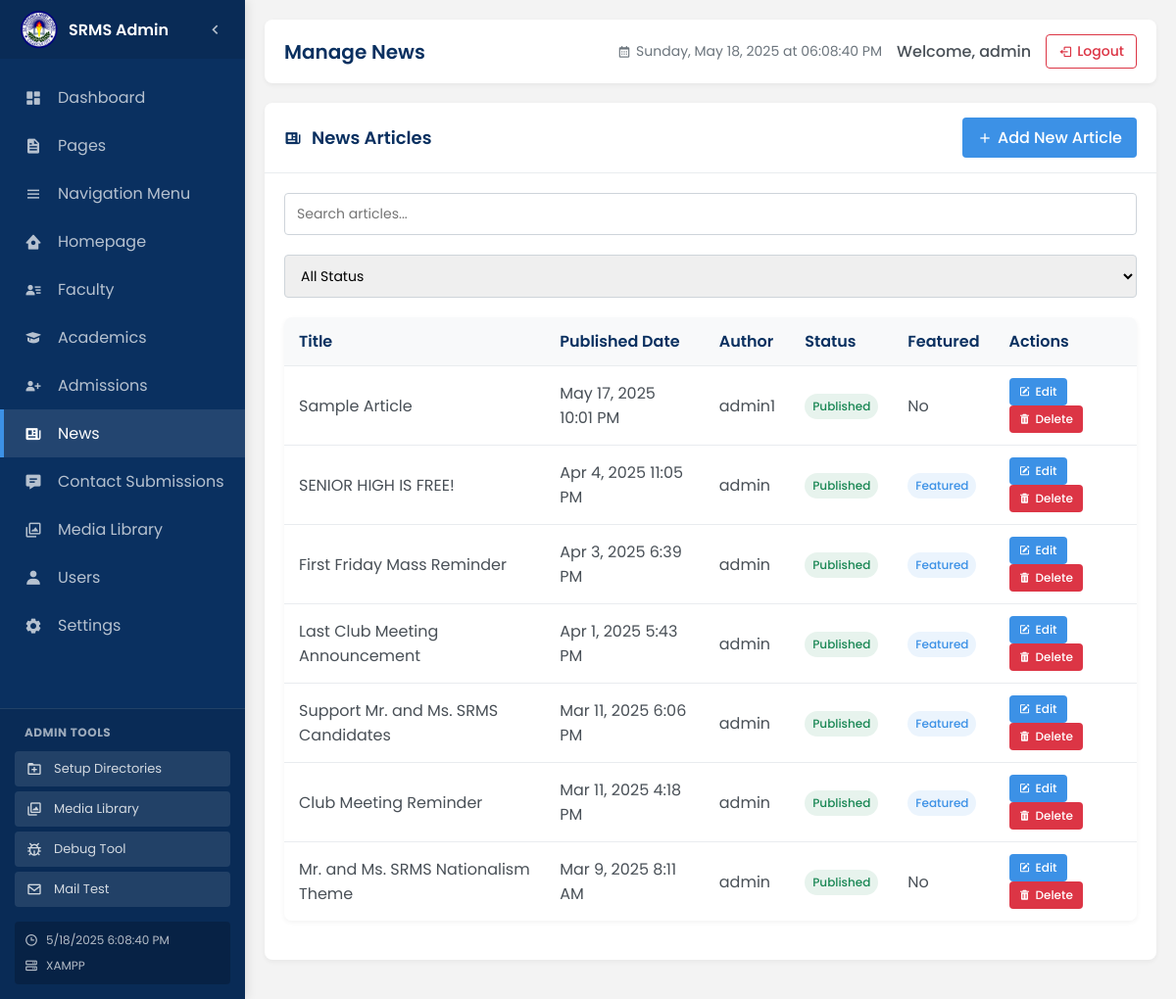
Screenshot of /admin/news-manage.php (signed in) with the database file from the repository.
### tables this page shows
CREATE TABLE `news` (
  `id` int(11) NOT NULL,
  `title` varchar(255) NOT NULL,
  `slug` varchar(255) NOT NULL,
  `content` longtext NOT NULL,
  `summary` text DEFAULT NULL,
  `image` varchar(255) DEFAULT NULL,
  `published_date` datetime NOT NULL,
  `author_id` int(11) DEFAULT NULL,
  `status` enum('published','draft') DEFAULT 'draft',
  `featured` tinyint(1) DEFAULT 0,
  `created_at` timestamp NOT NULL DEFAULT current_timestamp(),
  `updated_at` timestamp NOT NULL DEFAULT current_timestamp() ON UPDATE current_timestamp()
);

CREATE TABLE `users` (
  `id` int(11) NOT NULL,
  `username` varchar(50) NOT NULL,
  `password` varchar(255) NOT NULL,
  `email` varchar(100) NOT NULL,
  `role` enum('admin','editor','content_manager') NOT NULL DEFAULT 'editor',
  `active` tinyint(1) DEFAULT 1,
  `last_login` datetime DEFAULT NULL,
  `created_at` timestamp NOT NULL DEFAULT current_timestamp(),
  `updated_at` timestamp NOT NULL DEFAULT current_timestamp() ON UPDATE current_timestamp()
);

### includes/db.php (called while the page is built, shortened)
<?php
class Database {
    private $connection;
    private function connect() {
        $host = DB_SERVER;
        $user = DB_USERNAME;
        $pass = DB_PASSWORD;
        $db = DB_NAME;
        $port = defined('DB_PORT') ? DB_PORT : '3306';
        $this->connection = new mysqli($host, $user, $pass, $db, $port);
        $this->connection->set_charset('utf8mb4');
    }
    public function query($sql) {
        $result = $this->connection->query($sql);
        return $result;
    }
    public function fetch_all($sql) {
        $result = $this->query($sql);
        $rows = [];
        if ($result) {
            while ($row = $result->fetch_assoc()) {
                $rows[] = $row;
            }
        }
        return $rows;
    }
}

### admin/news-manage.php (the view, shortened to what this page needs)
<?php
include_once '../includes/db.php';
$db = new Database();
$news_articles = $db->fetch_all("SELECT n.*, u.username as author FROM news n LEFT JOIN users u ON n.author_id = u.id ORDER BY n.published_date DESC");
?>
<div class="panel">
    <div class="panel-header">
        <h3 class="panel-title"><i class='bx bxs-news'></i> News Articles</h3>
        <div class="panel-actions">
            <a href="news-edit.php" class="btn btn-primary">
                <i class='bx bx-plus'></i> Add New Article
            </a>
        </div>
    </div>
    <div class="panel-body">
        <div class="filters mb-3">
            <div class="row">
                <div class="col">
                    <div class="form-group">
                        <input type="text" id="searchInput" class="form-control" placeholder="Search articles...">
                    </div>
                </div>
                <div class="col">
                    <div class="form-group">
                        <select id="statusFilter" class="form-control">
                            <option value="all">All Status</option>
                        </select>
                    </div>
                </div>
            </div>
        </div>
        <div class="table-container">
            <table class="table" id="newsTable">
                <thead>
                    <tr>
                        <th>Title</th>
                        <th>Published Date</th>
                        <th>Author</th>
                        <th>Status</th>
                        <th>Featured</th>
                        <th>Actions</th>
                    </tr>
                </thead>
                <tbody>
                    <?php if(empty($news_articles)): ?>
                    <tr>
                        <td colspan="6" class="text-center">
                            <div class="empty-state">
                                <i class='bx bx-news'></i>
                                <p>No news articles found.</p>
                            </div>
                        </td>
                    </tr>
                    <?php else: ?>
                        <?php foreach($news_articles as $article): ?>
                        <tr>
                            <td class="title-cell" title="<?php echo htmlspecialchars($article['title']); ?>">
                                <?php echo htmlspecialchars($article['title']); ?>
                            </td>
                            <td><?php echo date('M j, Y g:i A', strtotime($article['published_date'])); ?></td>
                            <td><?php echo htmlspecialchars($article['author']); ?></td>
                            <td>
                                <span class="badge badge-<?php echo $article['status'] === 'published' ? 'success' : 'warning'; ?>">
                                    <?php echo ucfirst($article['status']); ?>
                                </span>
                            </td>
                            <td>
                                <?php if($article['featured']): ?>
                                <span class="badge badge-primary">Featured</span>
                                <?php else: ?>
                                <span>No</span>
                                <?php endif; ?>
                            </td>
                            <td>
                                <div class="action-buttons">
                                    <a href="news-edit.php?id=<?php echo $article['id']; ?>" class="btn btn-primary btn-sm">
                                        <i class='bx bxs-edit'></i> Edit
                                    </a>
                                    <a href="news-manage.php?action=delete&id=<?php echo $article['id']; ?>" class="btn btn-danger btn-sm" onclick="return confirm('Are you sure you want to delete this article?')">
                                        <i class='bx bxs-trash'></i> Delete
                                    </a>
                                </div>
                            </td>
                        </tr>
                        <?php endforeach; ?>
                    <?php endif; ?>
                </tbody>
            </table>
        </div>
    </div>
</div>
<?php
include 'layout.php';
?>

### assets/css/styles.css (style rules this page uses)
:root { --poppins: 'Poppins', sans-serif; --lato: 'Lato', sans-serif; --light: #F9F9F9; --blue: #3C91E6; --light-blue: #CFE8FF; --grey: #EEE; --dark-grey: #AAAAAA; --dark: #342E37; --red: #DB504A; --yellow: #FFCE26; --light-yellow: #FFF2C6; --orange: #FD7238; --light-orange: #FFE0D3; --dark-blue: #156ec7; --green: #0aaa2dd7; --primary: #003366; --secondary: #156ec7; }
* { margin: 0; padding: 0; box-sizing: border-box; font-family: var(--poppins); }
body { background-color: #f3f3f3; color: #222222; }
a { text-decoration: none; }
.form-group { margin-bottom: 15px; }
.form-group input, .form-group textarea { width: 100%; padding: 10px; border: 1px solid #ddd; border-radius: 4px; font-family: var(--poppins); }

### assets/css/admin-dashboard.css (style rules this page uses)
:root { --sidebar-width: 250px; --sidebar-collapsed-width: 70px; --primary-color: #0a3060; --primary-light: #3C91E6; --secondary-color: #f8f9fa; --success-color: #198754; --danger-color: #dc3545; --warning-color: #ffc107; --text-color: #495057; --border-color: #e9ecef; --sidebar-transition: all 0.3s ease; --box-shadow: 0 2px 5px rgba(0,0,0,0.05); --header-height: 60px; }
body { font-family: 'Poppins', sans-serif; margin: 0; padding: 0; background-color: #f3f3f3; overflow-x: hidden; color: var(--text-color); }
.panel { background-color: #fff; border-radius: 8px; box-shadow: var(--box-shadow); margin-bottom: 20px; overflow: hidden; }
.panel-header { padding: 15px 20px; border-bottom: 1px solid var(--border-color); display: flex; justify-content: space-between; align-items: center; }
.panel-title { margin: 0; color: var(--primary-color); font-size: 18px; font-weight: 600; display: flex; align-items: center; }
.panel-title i { margin-right: 10px; }
.panel-actions { display: flex; gap: 10px; }
.panel-body { padding: 20px; }
.btn { display: inline-flex; align-items: center; justify-content: center; padding: 8px 15px; border-radius: 4px; font-weight: 500; cursor: pointer; transition: all 0.2s; border: none; text-decoration: none; }
.btn i { margin-right: 5px; }
.btn-primary { background-color: var(--primary-light); color: white; }
.btn-danger { background-color: var(--danger-color); color: white; }
.btn-sm { padding: 5px 10px; font-size: 12px; }
.form-group { margin-bottom: 20px; }
.form-group input[type="text"], .form-group input[type="email"], .form-group input[type="password"], .form-group input[type="number"], .form-group input[type="date"], .form-group input[type="time"], .form-group input[type="datetime-local"], .form-group select, .form-group textarea { width: 100%; padding: 10px 12px; font-size: 14px; border: 1px solid #ced4da; border-radius: 4px; transition: border-color 0.15s ease-in-out, box-shadow 0.15s ease-in-out; }
.table-container { border-radius: 8px; overflow: hidden; box-shadow: var(--box-shadow); margin-bottom: 20px; }
.table { width: 100%; border-collapse: collapse; background-color: white; }
.table th, .table td { padding: 12px 15px; text-align: left; border-bottom: 1px solid var(--border-color); }
.table th { font-weight: 600; color: var(--primary-color); background-color: #f8f9fa; }
.table tr:last-child td { border-bottom: none; }
.badge { display: inline-block; padding: 4px 8px; border-radius: 50px; font-size: 12px; font-weight: 500; }
.badge-primary { background-color: rgba(60, 145, 230, 0.1); color: var(--primary-light); }
.badge-success { background-color: rgba(25, 135, 84, 0.1); color: var(--success-color); }

### rows the page displays
news: title "Sample Article", published_date "May 17, 2025 10:01 PM", author.username "admin1", status "Published", featured "No"
news: title "SENIOR HIGH IS FREE!", published_date "Apr 4, 2025 11:05 PM", author.username "admin", status "Published", featured "Featured"
news: title "First Friday Mass Reminder", published_date "Apr 3, 2025 6:39 PM", author.username "admin", status "Published", featured "Featured"
news: title "Last Club Meeting Announcement", published_date "Apr 1, 2025 5:43 PM", author.username "admin", status "Published", featured "Featured"
news: title "Support Mr. and Ms. SRMS Candidates", published_date "Mar 11, 2025 6:06 PM", author.username "admin", status "Published", featured "Featured"
news: title "Club Meeting Reminder", published_date "Mar 11, 2025 4:18 PM", author.username "admin", status "Published", featured "Featured"
news: title "Mr. and Ms. SRMS Nationalism Theme", published_date "Mar 9, 2025 8:11 AM", author.username "admin", status "Published", featured "No"

### other values shown
SERVER_TYPE "XAMPP"
$page_title "Manage News"
$_SESSION['admin_username'] "admin"
